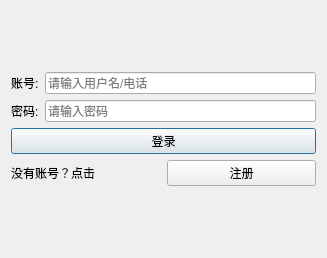
<?xml version="1.0" encoding="UTF-8"?>
<ui version="4.0">
 <class>login</class>
 <widget class="QDialog" name="login">
  <property name="geometry">
   <rect>
    <x>0</x>
    <y>0</y>
    <width>327</width>
    <height>258</height>
   </rect>
  </property>
  <property name="windowTitle">
   <string>登录</string>
  </property>
  <layout class="QGridLayout" name="gridLayout">
   <item row="0" column="0">
    <layout class="QVBoxLayout" name="verticalLayout">
     <item>
      <layout class="QHBoxLayout" name="horizontalLayout_2">
       <item>
        <widget class="QLabel" name="label">
         <property name="text">
          <string>账号:</string>
         </property>
        </widget>
       </item>
       <item>
        <widget class="QLineEdit" name="username">
         <property name="text">
          <string/>
         </property>
         <property name="placeholderText">
          <string>请输入用户名/电话</string>
         </property>
        </widget>
       </item>
      </layout>
     </item>
     <item>
      <layout class="QHBoxLayout" name="horizontalLayout_3">
       <item>
        <widget class="QLabel" name="label_2">
         <property name="text">
          <string>密码:</string>
         </property>
        </widget>
       </item>
       <item>
        <widget class="QLineEdit" name="password">
         <property name="text">
          <string/>
         </property>
         <property name="placeholderText">
          <string>请输入密码</string>
         </property>
        </widget>
       </item>
      </layout>
     </item>
     <item>
      <widget class="QPushButton" name="pushButton">
       <property name="text">
        <string>登录</string>
       </property>
      </widget>
     </item>
     <item>
      <layout class="QHBoxLayout" name="horizontalLayout">
       <item>
        <widget class="QLabel" name="label_3">
         <property name="text">
          <string>没有账号？点击</string>
         </property>
        </widget>
       </item>
       <item>
        <widget class="QPushButton" name="pushButton_2">
         <property name="text">
          <string>注册</string>
         </property>
        </widget>
       </item>
      </layout>
     </item>
    </layout>
   </item>
  </layout>
 </widget>
 <resources/>
 <connections/>
</ui>
